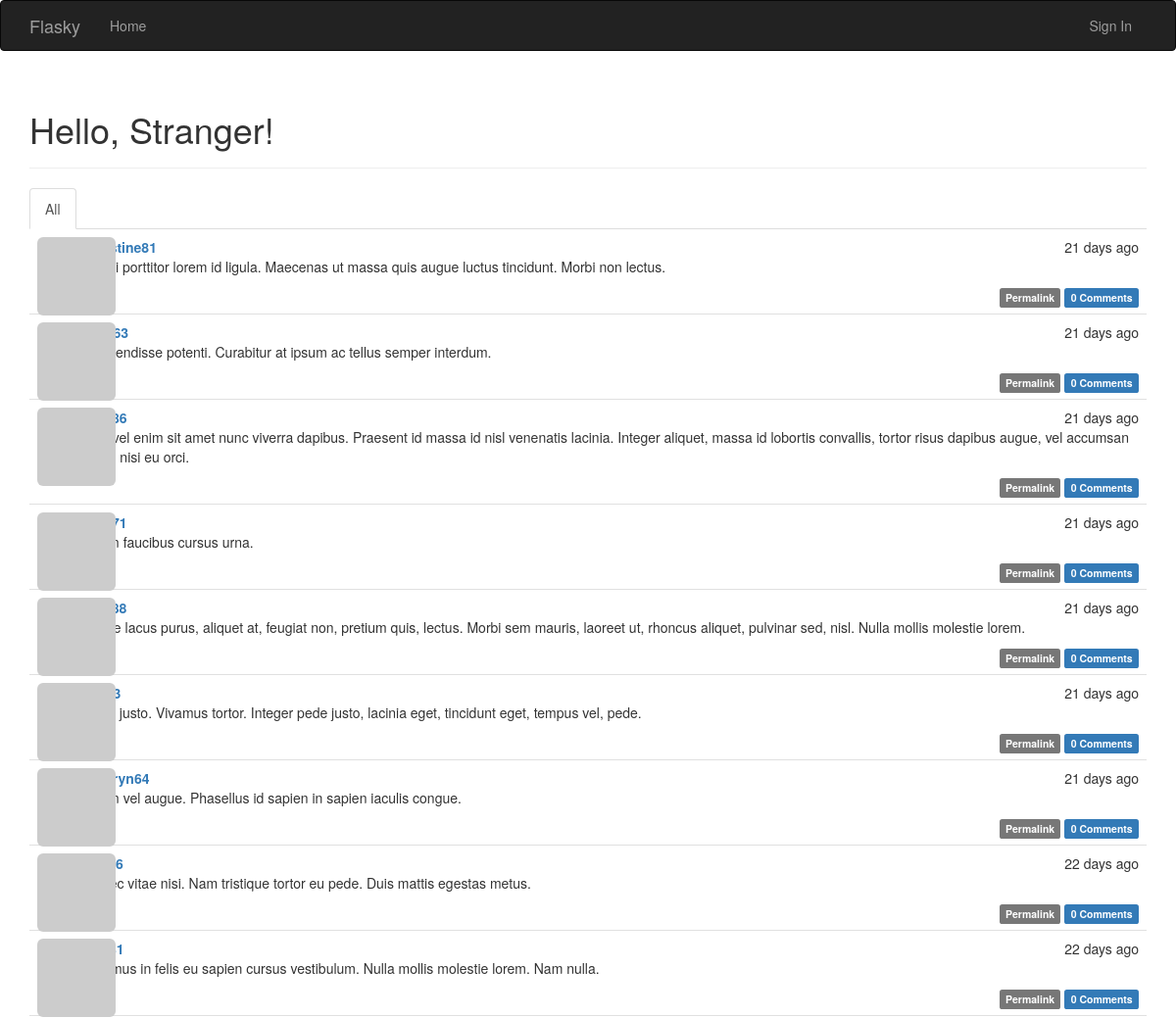
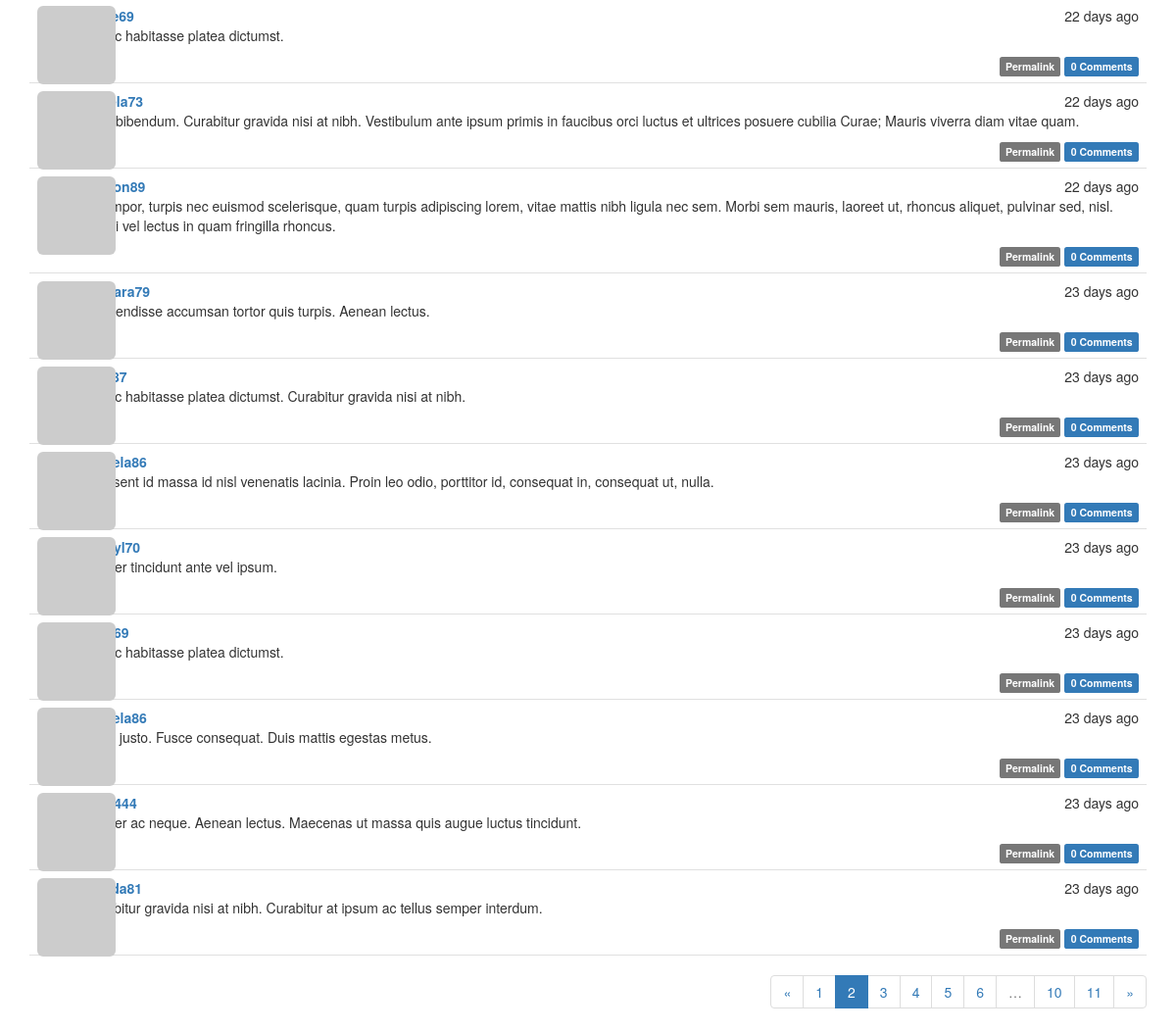
Screenshot of /?page=2 with the database file from the repository (2 pictures, top to bottom).
### app/models.py (models this page shows, shortened)
class Post(db.Model):
    __tablename__ = "posts"
    id = db.Column(db.Integer, primary_key=True)
    body = db.Column(db.Text)
    body_html = db.Column(db.Text)
    timestamp = db.Column(db.DateTime, index=True, default=datetime.utcnow)
    author_id = db.Column(db.Integer, db.ForeignKey('users.id'))
    comments = db.relationship('Comment', backref='post', lazy='dynamic')
    '''@staticmethod
    def generate_fake(count=100):
        from random import seed, randint
        import forgery_py

        seed()
        user_count = User.query.count()
        for i in range(count):
            u = User.query.offset(randint(0, user_count - 1)).first()
            p = Post(body=forgery_py.lorem_ipsum.sentences(randint(1, 3)),
                timestamp=forgery_py.date.date(True),
                author=u)
            db.session.add(p)
            db.session.commit()'''

class User(UserMixin, db.Model):
    __tablename__ = 'users'
    id = db.Column(db.Integer, primary_key=True)
    email = db.Column(db.String(64), unique=True, index=True)
    username = db.Column(db.String(64), unique=True, index=True)
    password_hash = db.Column(db.String(128))
    role_id = db.Column(db.Integer, db.ForeignKey('roles.id'))
    avatar_hash = db.Column(db.String(32))
    confirmed = db.Column(db.Boolean, default=False)
    name = db.Column(db.String(64))
    location = db.Column(db.String(64))
    about_me = db.Column(db.Text())
    member_since = db.Column(db.DateTime(), default=datetime.utcnow)
    last_seen = db.Column(db.DateTime(), default=datetime.utcnow)
    posts = db.relationship('Post', backref='author', lazy='dynamic')
    followed = db.relationship('Follow', foreign_keys=[Follow.follower_id], backref=db.backref('follower', lazy='joined'),
        lazy='dynamic', cascade='all, delete-orphan')
    followers = db.relationship('Follow', foreign_keys=[Follow.followed_id], backref=db.backref('followed', lazy='joined'),
        lazy='dynamic', cascade='all, delete-orphan')
    comments = db.relationship('Comment', backref='author', lazy='dynamic')
    def gravatar(self, size=100, default='identicon', rating='g'):
        url = 'https://secure.gravatar.com/avatar'
        hash = self.avatar_hash or self.gravatar_hash()
        return '{url}/{hash}?s={size}&d={default}&r={rating}'.format(url=url, hash=hash, size=size, default=default, rating=rating)
    @property
    def password(self):
        raise AttributeError('password is not a readable attribute')
    @password.setter
    def password(self, password):
        self.password_hash = generate_password_hash(password)
    '''@staticmethod
    def generate_fake(count=100):
        from sqlalchemy.exc import IntegrityError
        from random import seed
        import forgery_py

        seed()
        #r = Role.query.filter_by(name='User').first()
        for i in range(count):
            u = User(email=forgery_py.internet.email_address(),
                username=forgery_py.internet.user_name(True),
                password=forgery_py.lorem_ipsum.word(),
                #role= r,
                confirmed=True,
                name=forgery_py.name.full_name(),
                location=forgery_py.address.city(),
                about_me=forgery_py.lorem_ipsum.sentence(),
                member_since=forgery_py.date.date(True))
            db.session.add(u)
            try:
                db.session.commit()
            except:
                db.session.rollback()'''

### app/main/views.py (the view)
@main.route('/', methods=['GET', 'POST'])
def index():
    form = PostForm()
    if current_user.can(Permission.WRITE) and form.validate_on_submit():
        post = Post(body=form.body.data, author=current_user._get_current_object())
        db.session.add(post)
        db.session.commit()
        return redirect(url_for('.index'))
    page = request.args.get('page', 1, type=int)
    show_followed = False
    if current_user.is_authenticated:
        show_followed = bool(request.cookies.get('show_followed', ''))
    if show_followed:
        query = current_user.followed_posts
    else:
        query = Post.query
    pagination = query.order_by(Post.timestamp.desc()).paginate(
        page, per_page=current_app.config['FLASKY_POSTS_PER_PAGE'],
        error_out=False)
    posts = pagination.items
    return render_template('index.html', form=form, posts=posts, show_followed=show_followed, pagination=pagination)

### app/auth/views.py (called while the page is built)
@auth.before_app_request
def before_request():
    if current_user.is_authenticated:
        current_user.ping()
        if not current_user.confirmed and request.endpoint[:5] != 'auth.':
            return redirect(url_for('auth.unconfirmed'))

### app/main/__init__.py (called while the page is built)
@main.app_context_processor
def inject_permissions():
    return dict(Permission=Permission)

### app/main/views.py (called while the page is built)
@main.after_app_request
def after_request(response):
    for query in get_debug_queries():
        if query.duration >= current_app.config['FLASKY_SLOW_DB_QUERY_TIME']:
            current_app.logger.warning(
                'Slow query: %s\nParameters: %s\nDuration: %fs\nContext: %s\n' %
                (query.statement, query.parameters, query.duration, query.context))
    return response

### app/models.py (called while the page is built)
    def can(self, permissions):
        return False

    def is_administrator(self):
        return False

### app/templates/index.html (shortened to what this page needs)
{% extends "base.html" %}
{% import "bootstrap/wtf.html" as wtf %}
{% import "_macros.html" as macros %}
{% block page_content %}
<div class="page-header">
<h1>Hello, {% if current_user.is_authenticated %}{{ current_user.username }}{% else %}Stranger{% endif %}!</h1>
</div>
<div class="post-tabs">
<ul class="nav nav-tabs">
<li {% if not show_followed %} class="active" {% endif %}><a href="{{url_for('.show_all')}}">All</a></li>
</ul>
{% include '_posts.html' %}
</div>
{% if pagination %}
<div class="pagination">
{{macros.pagination_widget(pagination, '.index')}}
</div>
{% endif %}
{% endblock %}

### app/templates/_posts.html (shortened to what this page needs)
<ul class="posts">
{% for post in posts %}
<li class="post">
<div class="post-thumbnail">
<a href="{{url_for('.user', username=post.author.username)}}"><img class="img-rounded profile-thumbnail"
    src="{{post.author.gravatar(size=40)}}"></a>
</div>
<div class="post-content">
<div class="post-date">{{moment(post.timestamp).fromNow()}}</div>
<div class="post-author">
<a href="{{url_for('.user', username=post.author.username)}}">{{post.author.username}}</a>
</div>
<div class="post-body">
{% if post.body_html %}
{{post.body_html | safe}}
{% else %}
{{post.body}}
{% endif %}
</div>
<div class="post-footer">
<a href="{{url_for('.post', id=post.id)}}">
<span class="label label-default">Permalink</span>
</a>
<a href="{{url_for('.post', id=post.id)}}#comments"><span class="label label-primary">
{{post.comments.count()}} Comments</span>
</a>
</div>
</div>
</li>
{% endfor %}
</ul>

### app/static/styles.css (style rules this page uses)
.profile-thumbnail { position: absolute; }
div.post-tabs { margin-top: 16px; }
ul.posts { list-style-type: none; padding: 0px; margin: 16px 0px 0px 0px; border-top: 1px solid #e0e0e0; }
div.post-tabs ul.posts { margin: 0px; border-top: none; }
ul.posts li.post { padding: 8px; border-bottom: 1px solid #e0e0e0; }
div.post-date { float: right; }
div.post-author { font-weight: bold; }
div.post-thumbnail { position: absolute; }
div.post-content { margin-left: 48px; min-height: 48px; }
div.post-footer { text-align: right; }
div.pagination { width: 100%; text-align: right; padding: 0px; margin: 0px; }

### rows the page displays
Post: timestamp "21 days ago", author.username "christine81", body_html "Morbi porttitor lorem id ligula. Maecenas ut massa quis augue luctus tincidunt. Morbi non lectus.", comments.count "0"
Post: timestamp "21 days ago", body_html "Suspendisse potenti. Curabitur at ipsum ac tellus semper interdum.", comments.count "0"
Post: timestamp "21 days ago", body_html "Sed vel enim sit amet nunc viverra dapibus. Praesent id massa id nisl venenatis lacinia. Integer aliquet, massa id lobortis convallis, tortor risus dapibus augue, vel accumsan tellus nisi eu orci.", comments.count "0"
Post: timestamp "21 days ago", body_html "Etiam faucibus cursus urna.", comments.count "0"
Post: timestamp "21 days ago", body_html "Fusce lacus purus, aliquet at, feugiat non, pretium quis, lectus. Morbi sem mauris, laoreet ut, rhoncus aliquet, pulvinar sed, nisl. Nulla mollis molestie lorem.", comments.count "0"
Post: timestamp "21 days ago", body_html "Nulla justo. Vivamus tortor. Integer pede justo, lacinia eget, tincidunt eget, tempus vel, pede.", comments.count "0"
Post: timestamp "21 days ago", author.username "kathryn64", body_html "Etiam vel augue. Phasellus id sapien in sapien iaculis congue.", comments.count "0"
Post: timestamp "22 days ago", body_html "Donec vitae nisi. Nam tristique tortor eu pede. Duis mattis egestas metus.", comments.count "0"
Post: timestamp "22 days ago", body_html "Vivamus in felis eu sapien cursus vestibulum. Nulla mollis molestie lorem. Nam nulla.", comments.count "0"
Post: timestamp "22 days ago", body_html "In hac habitasse platea dictumst.", comments.count "0"
Post: timestamp "22 days ago", body_html "Duis bibendum. Curabitur gravida nisi at nibh. Vestibulum ante ipsum primis in faucibus orci luctus et ultrices posuere cubilia Curae; Mauris viverra diam vitae quam.", comments.count "0"
Post: timestamp "22 days ago", body_html "In tempor, turpis nec euismod scelerisque, quam turpis adipiscing lorem, vitae mattis nibh ligula nec sem. Morbi sem mauris, laoreet ut, rhoncus aliquet, pulvinar sed, nisl. Morbi vel lectus in quam fringilla rhoncus.", comments.count "0"
Post: timestamp "23 days ago", author.username "barbara79", body_html "Suspendisse accumsan tortor quis turpis. Aenean lectus.", comments.count "0"
Post: timestamp "23 days ago", body_html "In hac habitasse platea dictumst. Curabitur gravida nisi at nibh.", comments.count "0"
Post: timestamp "23 days ago", body_html "Praesent id massa id nisl venenatis lacinia. Proin leo odio, porttitor id, consequat in, consequat ut, nulla.", comments.count "0"
Post: timestamp "23 days ago", body_html "Integer tincidunt ante vel ipsum.", comments.count "0"
Post: timestamp "23 days ago", body_html "In hac habitasse platea dictumst.", comments.count "0"
Post: timestamp "23 days ago", body_html "Nulla justo. Fusce consequat. Duis mattis egestas metus.", comments.count "0"
Post: timestamp "23 days ago", body_html "Integer ac neque. Aenean lectus. Maecenas ut massa quis augue luctus tincidunt.", comments.count "0"
Post: timestamp "23 days ago", body_html "Curabitur gravida nisi at nibh. Curabitur at ipsum ac tellus semper interdum.", comments.count "0"

### other values shown
{{ p }} "1" "3" "4" "5" "6" "10" "11"
{{ p }} "2"
